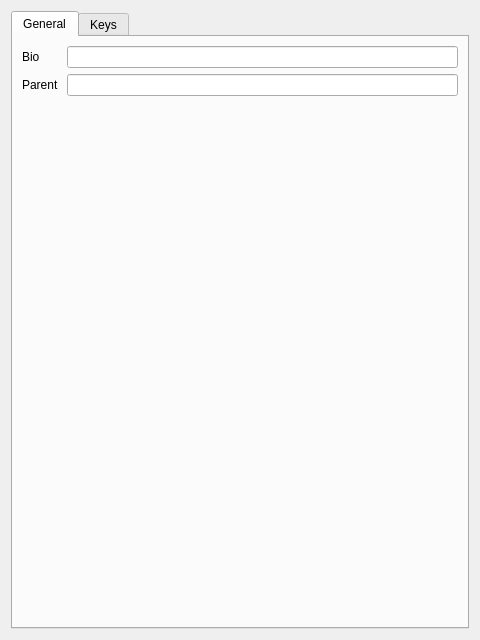
<?xml version="1.0" encoding="UTF-8"?>
<ui version="4.0">
 <class>QtProfileEditor</class>
 <widget class="QWidget" name="QtProfileEditor">
  <property name="geometry">
   <rect>
    <x>0</x>
    <y>0</y>
    <width>480</width>
    <height>640</height>
   </rect>
  </property>
  <property name="windowTitle">
   <string>Profile Editor</string>
  </property>
  <layout class="QVBoxLayout" name="verticalLayout">
   <item>
    <widget class="QTabWidget" name="main_tab">
     <property name="currentIndex">
      <number>0</number>
     </property>
     
     <widget class="QWidget" name="tab_general">
      <attribute name="title">
       <string>General</string>
      </attribute>
      <layout class="QFormLayout" name="formLayout">
     
       
       <item row="0" column="0">
        <widget class="QLabel" name="lbl_bio">
         <property name="text">
          <string>Bio </string>
         </property>
         <property name="buddy">
          <cstring>c_bio</cstring>
         </property>
        </widget>
       </item>
       
       <item row="0" column="1">
        
        
        <widget class="DrfLineEditor" name="c_bio">
         <property name="name" stdset="0">
          <string notr="true">bio</string>
         </property>
         <property name="clearable" stdset="0">
          <bool>true</bool>
         </property>
        </widget>
       </item>
     
     
       
       <item row="1" column="0">
        <widget class="QLabel" name="lbl_parent">
         <property name="text">
          <string>Parent </string>
         </property>
         <property name="buddy">
          <cstring>c_parent</cstring>
         </property>
        </widget>
       </item>
       
       <item row="1" column="1">
        
        
        <widget class="QtParentSiSe" name="c_parent">
         <property name="name" stdset="0">
          <string notr="true">parent_id</string>
         </property>
         <property name="clearable" stdset="0">
          <bool>true</bool>
         </property>
        </widget>
       </item>
     
     
     
      </layout>
     </widget>
     
     <widget class="QWidget" name="tab_keys">
      <attribute name="title">
       <string>Keys</string>
      </attribute>
      <layout class="QFormLayout" name="formLayout">
     
       
       <item row="0" column="0">
        <widget class="QLabel" name="lbl_id">
         <property name="text">
          <string>Id </string>
         </property>
         <property name="buddy">
          <cstring>c_id</cstring>
         </property>
        </widget>
       </item>
       
       <item row="0" column="1">
        
        
        <widget class="DrfIntEditor" name="c_id">
         <property name="name" stdset="0">
          <string notr="true">id</string>
         </property>
        </widget>
       </item>
     
      </layout>
     </widget>
     
    </widget>
   </item>
  </layout>
 </widget>
 <customwidgets>
  <customwidget>
    <class>DrfLineEditor</class>
    <extends>QLineEdit</extends>
    <header>exdrf_qt.field_ed.api</header>
  </customwidget>
  <customwidget>
    <class>QtParentSiSe</class>
    <extends>QLineEdit</extends>
    <header>exdrf_dev.qt_gen.db.parents.api</header>
  </customwidget>
  <customwidget>
    <class>DrfIntEditor</class>
    <extends>QLineEdit</extends>
    <header>exdrf_qt.field_ed.api</header>
  </customwidget>
 </customwidgets>
 <resources/>
 <connections/>
</ui>
